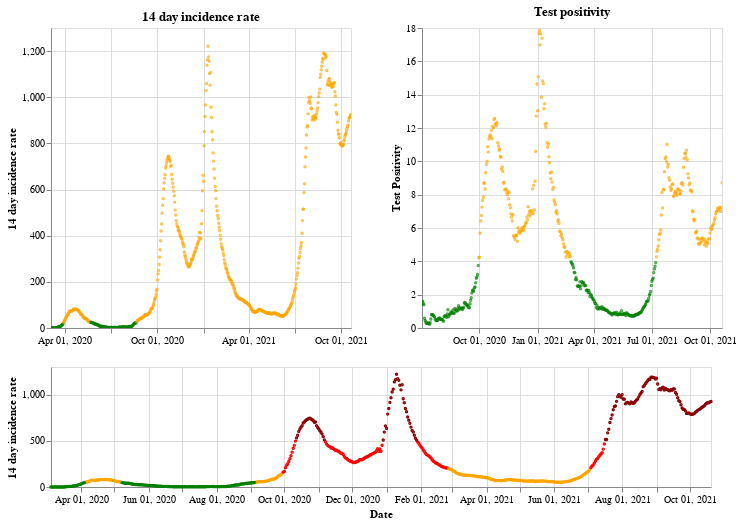

Notebook code for this chart:
### Markdown cell above
## Northern Ireland

### Code cell
plot_traffic_light('Northern Ireland')

### Figure 1 — Vega-Lite specification as saved in the notebook (floating-point values rounded to 4 significant figures; data arrays with more than 128 entries replaced by an {"elided": "..."} marker saying what was removed)
{"config": {"view": {"continuousWidth": 400, "continuousHeight": 300}}, "vconcat": [{"hconcat": [{"mark": {"type": "point", "size": 2}, "encoding": {"color": {"condition": {"value": "green", "test": "(datum.twoWeeklyCasesRate <= 25)"}, "value": "orange"}, "tooltip": [{"type": "nominal", "field": "areaName"}, {"type": "temporal", "field": "date"}, {"type": "quantitative", "field": "twoWeeklyCasesRate"}, {"type": "quantitative", "field": "testPositivity"}], "x": {"type": "temporal", "axis": {"title": ""}, "field": "date", "scale": {"domain": {"selection": "DateBrush"}}, "timeUnit": "yearmonthdate"}, "y": {"type": "quantitative", "axis": {"title": "14 day incidence rate"}, "field": "twoWeeklyCasesRate"}}, "title": "14 day incidence rate", "width": 300}, {"mark": {"type": "point", "size": 2}, "encoding": {"color": {"condition": {"value": "green", "test": "(datum.testPositivity <= 4)"}, "value": "orange"}, "tooltip": [{"type": "nominal", "field": "areaName"}, {"type": "temporal", "field": "date"}, {"type": "quantitative", "field": "twoWeeklyCasesRate"}, {"type": "quantitative", "field": "testPositivity"}], "x": {"type": "temporal", "axis": {"title": ""}, "field": "date", "scale": {"domain": {"selection": "DateBrush"}}, "timeUnit": "yearmonthdate"}, "y": {"type": "quantitative", "axis": {"title": "Test Positivity"}, "field": "testPositivity"}}, "title": "Test positivity", "width": 300}]}, {"layer": [{"mark": {"type": "point", "size": 2}, "encoding": {"color": {"condition": {"value": "orange", "test": "(((datum.testPositivity < 4) && (datum.twoWeeklyCasesRate >= 50)) && (datum.twoWeeklyCasesRate < 200))"}, "value": "red"}, "opacity": {"condition": {"value": 1, "test": "((datum.twoWeeklyCasesRate >= 50) && (datum.twoWeeklyCasesRate < 500))"}, "value": 0}, "tooltip": [{"type": "nominal", "field": "areaName"}, {"type": "temporal", "field": "date"}, {"type": "quantitative", "field": "twoWeeklyCasesRate"}, {"type": "quantitative", "field": "testPositivity"}], "x": {"type": "temporal", "axis": {"title": "Date"}, "field": "date", "timeUnit": "yearmonthdate"}, "y": {"type": "quantitative", "axis": {"title": "14 day incidence rate"}, "field": "twoWeeklyCasesRate"}}, "selection": {"DateBrush": {"type": "interval", "encodings": ["x"], "fields": ["Time"]}}}, {"mark": {"type": "point", "size": 2}, "encoding": {"color": {"value": "darkred"}, "opacity": {"condition": {"value": 1, "test": "(datum.twoWeeklyCasesRate >= 500)"}, "value": 0}, "tooltip": [{"type": "nominal", "field": "areaName"}, {"type": "temporal", "field": "date"}, {"type": "quantitative", "field": "twoWeeklyCasesRate"}, {"type": "quantitative", "field": "testPositivity"}], "x": {"type": "temporal", "axis": {"title": "Date"}, "field": "date", "timeUnit": "yearmonthdate"}, "y": {"type": "quantitative", "axis": {"title": "14 day incidence rate"}, "field": "twoWeeklyCasesRate"}}}, {"mark": {"type": "point", "size": 2}, "encoding": {"color": {"condition": {"value": "green", "test": "((datum.testPositivity < 4) && (datum.twoWeeklyCasesRate < 50))"}, "value": "orange"}, "opacity": {"condition": {"value": 1, "test": "(datum.twoWeeklyCasesRate < 50)"}, "value": 0}, "tooltip": [{"type": "nominal", "field": "areaName"}, {"type": "temporal", "field": "date"}, {"type": "quantitative", "field": "twoWeeklyCasesRate"}, {"type": "quantitative", "field": "testPositivity"}], "x": {"type": "temporal", "axis": {"title": "Date"}, "field": "date", "timeUnit": "yearmonthdate"}, "y": {"type": "quantitative", "axis": {"title": "14 day incidence rate"}, "field": "twoWeeklyCasesRate"}}}], "height": 120, "width": 660}], "data": {"name": "data-5a2ca608258ba757331989d52c1b2c3e"}, "$schema": "https://vega.github.io/schema/vega-lite/v4.8.1.json", "datasets": {"data-5a2ca608258ba757331989d52c1b2c3e": {"elided": "595 records"}}}
